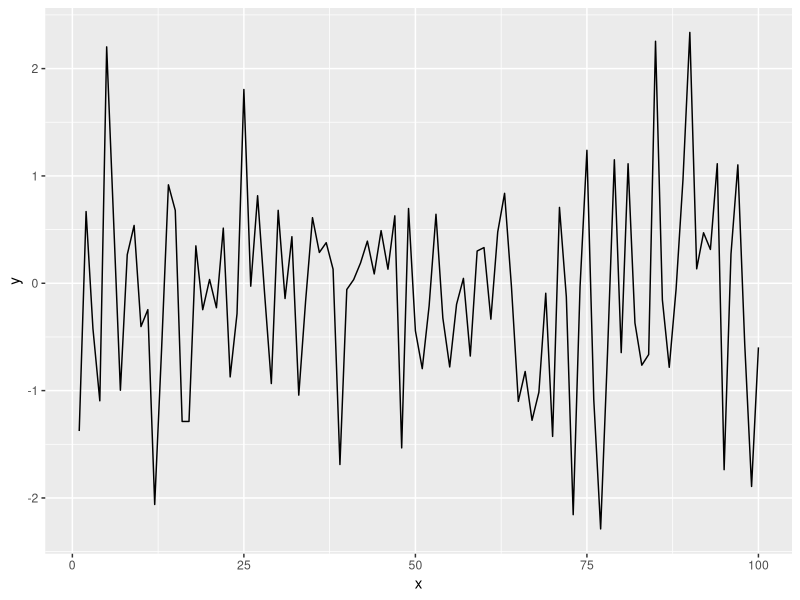
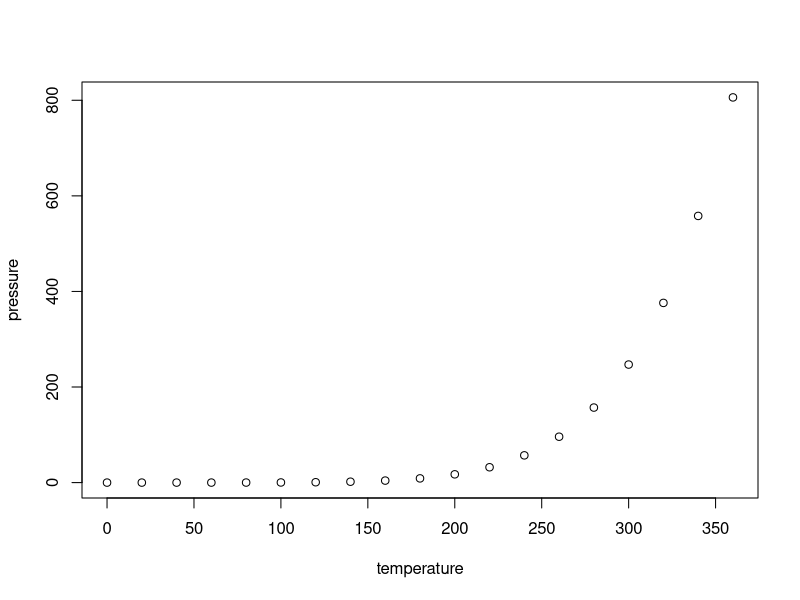

Reproduce these figures in R, in order.
## ---- chunk 1
knitr::opts_chunk$set(echo = TRUE, fig.align = "center")
## ---- chunk 2
library(tidyverse)
## ---- chunk 3
x = seq(1:100)

y = rnorm(100)

dat = data.frame(x,y)

dat

ggplot(dat, aes(x = x, y= y)) + geom_line()
## ---- chunk 4
summary(cars)
## ---- chunk 5
plot(pressure)
